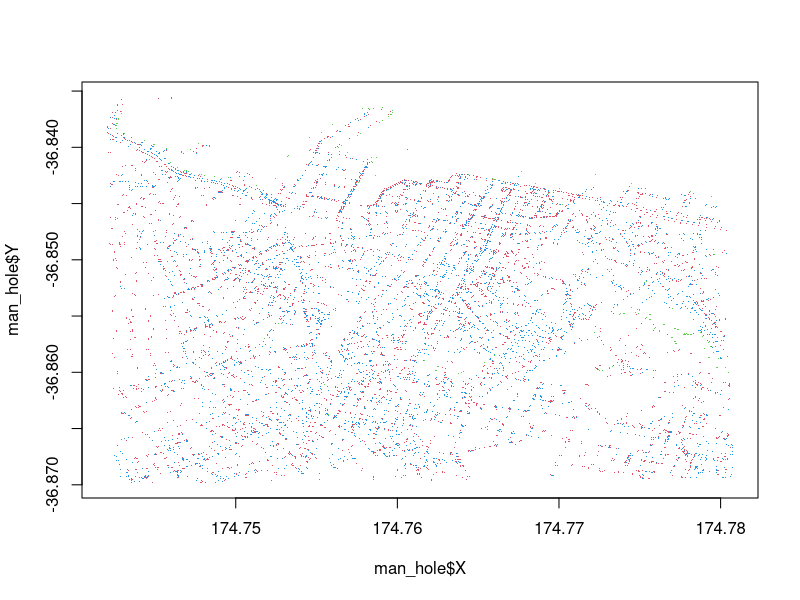

Source code (R): (Note: this script raises an error after producing the figure.)
catch <- read.csv('Test.csv')
catch = catch[c(1,2)]
#catch <- subset(catch, catch$X > -36.835587 and catch$X > -36.835587)
in_out = read.csv('cbd_in_out.csv')
in_out <- in_out[c(1,2)]
man_hole <- read.csv('cbd_manhole.csv')
man_hole <- man_hole[c(1,2)]

plot(x = man_hole$X, y = man_hole$Y, col=4, pch='.')
points(x = catch$X, y = catch$Y, col=2, pch='.')
points(x = in_out$X, y = in_out$Y, col=3, pch='.')


write.csv(catch, paste(getwd(), '/cbd_catch.csv', sep = ""), row.names = FALSE)
write.csv(in_out, paste(getwd(), '/cbd_in_out.csv', sep = ""), row.names = FALSE)
write.csv(man_hole, paste(getwd(), '/cbd_man_hole.csv', sep = ""), row.names = FALSE)

#TopLeft
#Lat, Lng: -36.835587, 174.741887
#TopRight
#Lat, Lng: -36.835048, 174.779712
#BottomLeft
#Lat, Lng: -36.869793, 174.742668
#BottomRight 
#Lat, Lng: -36.869240, 174.780523
